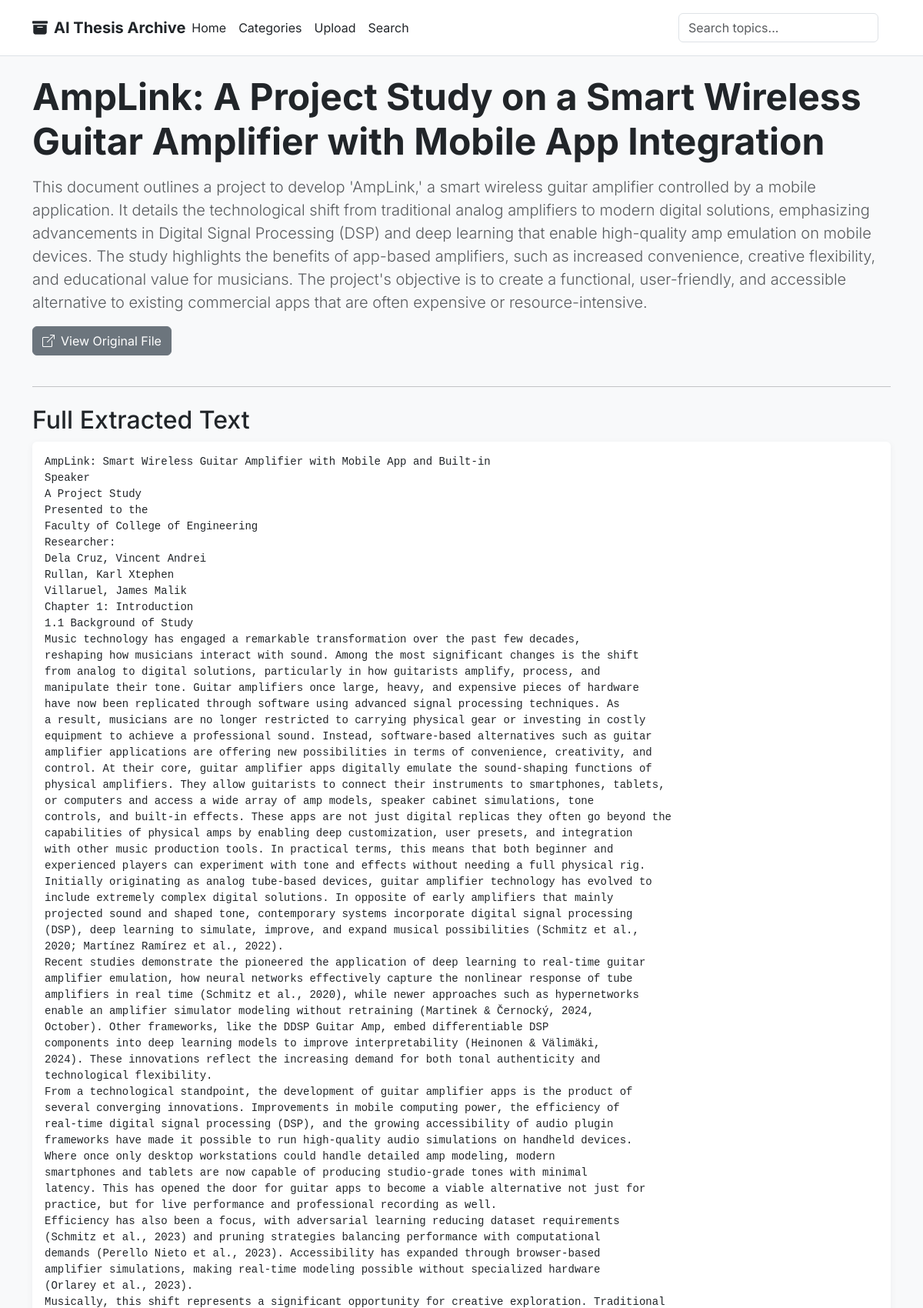
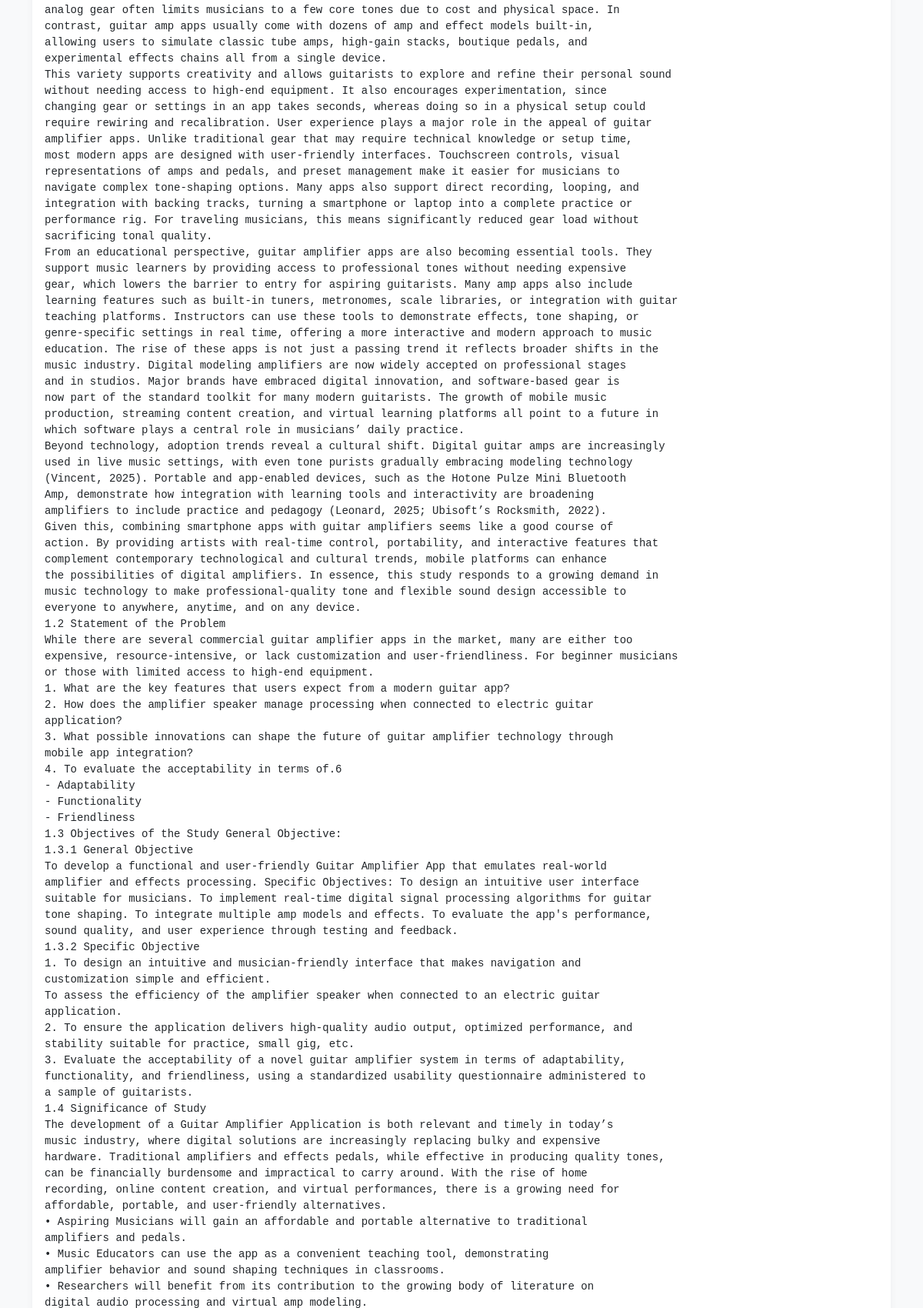
/document/22/ (upper part), run on the app's committed database (2 pictures, top to bottom).
### uploader/models.py (models this page shows, shortened)
class Document(models.Model):
    title = models.CharField(max_length=255, blank=True)
    uploaded_file = models.FileField(upload_to='documents/')
    extracted_text = models.TextField(blank=True)
    summary = models.TextField(blank=True)
    upload_date = models.DateTimeField(auto_now_add=True)
    tags = models.ManyToManyField(Tag, blank=True)

### uploader/views.py (the view)
# urls.py: path('document/<int:pk>/', views.document_detail, name='document_detail'),
def document_detail(request, pk):
    document = get_object_or_404(Document, pk=pk)
    context = {'document': document}
    return render(request, 'uploader/document_detail.html', context)

### uploader/templates/uploader/document_detail.html (shortened to what this page needs)
<!DOCTYPE html>
<html lang="en">
<head>
    <link href="https://cdn.jsdelivr.net/npm/bootstrap@5.3.3/dist/css/bootstrap.min.css" rel="stylesheet">
    <link rel="stylesheet" href="https://cdn.jsdelivr.net/npm/bootstrap-icons@1.11.3/font/bootstrap-icons.min.css">
</head>
<body>
    <header class="p-3 mb-3 border-bottom bg-white">
        <div class="container">
            <div class="d-flex flex-wrap align-items-center justify-content-center justify-content-lg-start">
                <a href="{% url 'home' %}" class="d-flex align-items-center mb-2 mb-lg-0 text-dark text-decoration-none fs-5 fw-bold">
                    <i class="bi bi-archive-fill me-2"></i> AI Thesis Archive
                </a>
                <ul class="nav col-12 col-lg-auto me-lg-auto mb-2 justify-content-center mb-md-0">
                    <li><a href="{% url 'home' %}" class="nav-link px-2 link-dark">Home</a></li>
                    <li><a href="#" class="nav-link px-2 link-dark">Categories</a></li>
                    <li><a href="{% url 'upload_document' %}" class="nav-link px-2 link-dark">Upload</a></li>
                    <li><a href="{% url 'search' %}" class="nav-link px-2 link-dark">Search</a></li>
                </ul>
                <form class="col-12 col-lg-auto mb-3 mb-lg-0 me-lg-3" method="get" action="{% url 'search' %}">
                    <input type="search" name="q" class="form-control" placeholder="Search topics..." aria-label="Search">
                </form>
            </div>
        </div>
    </header>
    <div class="container mt-4">
        <h1 class="display-5 fw-bold mb-3">{{ document.title }}</h1>
        <p class="lead text-muted">{{ document.summary }}</p>
        <a href="{{ document.uploaded_file.url }}" class="btn btn-secondary mb-4" target="_blank">
            <i class="bi bi-box-arrow-up-right me-2"></i>View Original File
        </a>
        <hr>
        <h2 class="mt-4">Full Extracted Text</h2>
        <div class="card">
            <div class="card-body">
                <pre>{{ document.extracted_text }}</pre>
            </div>
        </div>
    </div>
</body>
</html>

### uploader/templates/uploader/document_detail.html (style rules this page uses)
body { font-family: 'Inter', sans-serif; background-color: #f8f9fa; }
.card { box-shadow: 0 2px 10px rgba(0,0,0,0.05); border: none; }
pre { white-space: pre-wrap; word-wrap: break-word; }

### data on the page
Document: title "AmpLink: A Project Study on a Smart Wireless Guitar Amplifier with Mobile App Integration", summary "This document outlines a project to develop 'AmpLink,' a smart wireless guitar amplifier controlled by a mobile application. It details the technological shift from traditional analog amplifiers to modern digital solutions, emphasizing advancements in Digital Signal Processing (DSP) and deep learning that enable high-quality amp emulation on mobile devices. The study highlights the benefits of app-based amplifiers, such as increased convenience, creative flexibility, and educational value for musicians. The project's objective is to create a functional, user-friendly, and accessible alternative to existing commercial apps that are often expensive or resource-intensive."
